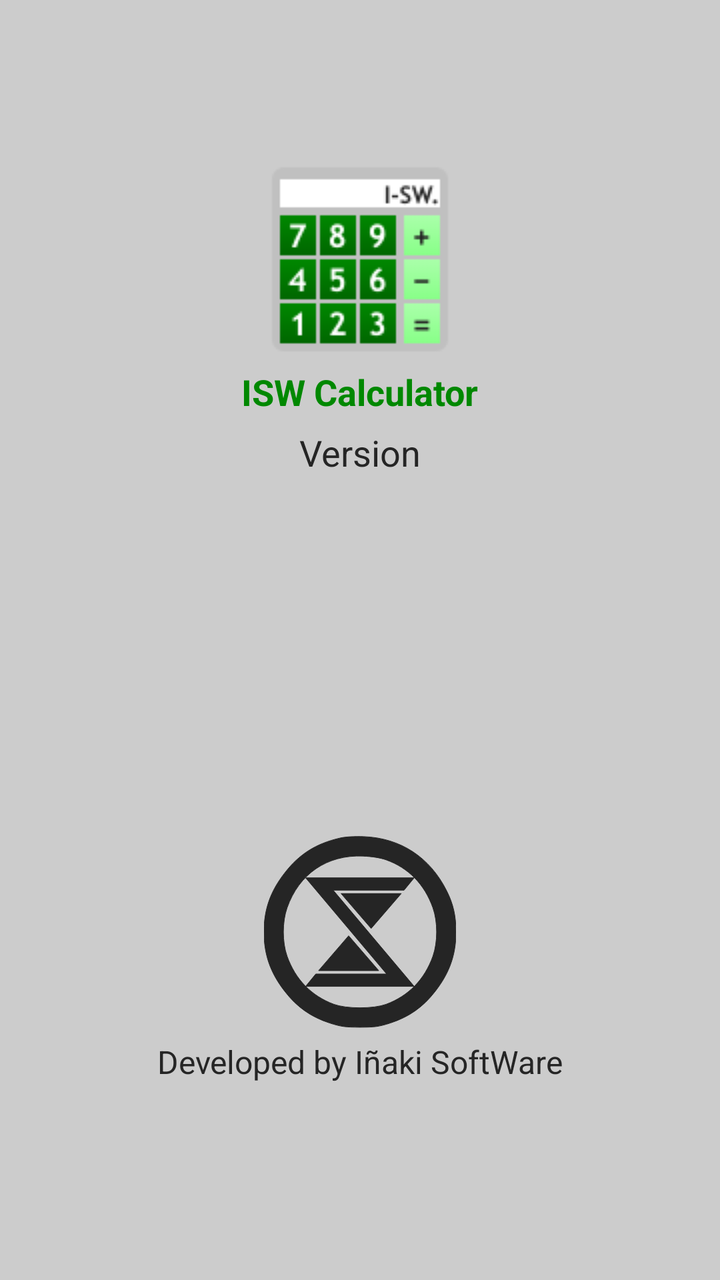
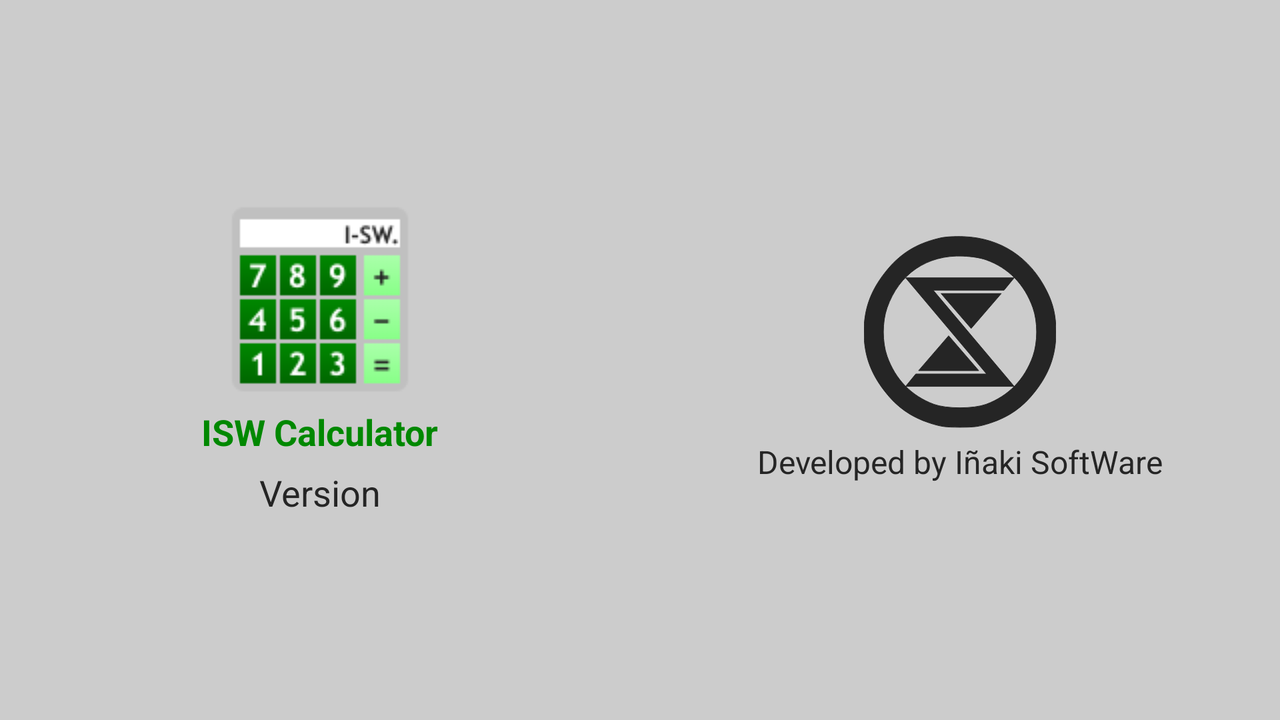

First picture: res/layout/ on a phone held upright. Second picture: the repository's own variant of that layout, on a device whose configuration matches the variant's folder. Source for both follows.
<!-- AndroidManifest.xml: application theme AppTheme -->
<!-- res/layout/activity_about.xml -->
<?xml version="1.0" encoding="utf-8"?>
<LinearLayout xmlns:android="http://schemas.android.com/apk/res/android"
    xmlns:tools="http://schemas.android.com/tools"
    android:layout_width="match_parent"
    android:layout_height="match_parent"
    android:orientation="vertical"
    android:weightSum="2"
    tools:context=".AboutActivity">

    <LinearLayout
        android:layout_width="match_parent"
        android:layout_height="0dp"
        android:layout_weight="1"
        android:gravity="center"
        android:orientation="vertical">

        <ImageView
            android:layout_width="wrap_content"
            android:layout_height="wrap_content"
            android:contentDescription="@string/app_name"
            android:src="@drawable/ic_app" />

        <TextView
            android:layout_width="wrap_content"
            android:layout_height="wrap_content"
            android:layout_marginTop="@dimen/activity_vertical_margin"
            android:text="@string/app_name"
            android:textColor="@color/colorPrimary"
            android:textSize="@dimen/about_app"
            android:textStyle="bold" />

        <TextView
            android:id="@+id/app_version"
            android:layout_width="wrap_content"
            android:layout_height="wrap_content"
            android:layout_marginTop="@dimen/activity_vertical_margin"
            android:text="@string/version"
            android:textColor="@color/colorTextViewAboutText"
            android:textSize="@dimen/about_app" />

    </LinearLayout>

    <LinearLayout
        android:layout_width="match_parent"
        android:layout_height="0dp"
        android:layout_weight="1"
        android:gravity="center"
        android:orientation="vertical">

        <ImageView
            android:layout_width="@dimen/about_icon_size"
            android:layout_height="@dimen/about_icon_size"
            android:contentDescription="@string/app_name"
            android:src="@drawable/ic_isw" />

        <TextView
            android:layout_width="wrap_content"
            android:layout_height="wrap_content"
            android:layout_marginTop="@dimen/activity_vertical_margin"
            android:text="@string/developer"
            android:textColor="@color/colorTextViewAboutText"
            android:textSize="@dimen/about_developer" />

    </LinearLayout>

</LinearLayout>
<!-- resources referenced by this layout -->
<resources>
  <color name="colorPrimary">#080</color>
  <color name="colorTextViewAboutText">#252525</color>
  <dimen name="about_app">18sp</dimen>
  <dimen name="about_developer">16sp</dimen>
  <dimen name="about_icon_size">96dp</dimen>
  <dimen name="activity_vertical_margin">6dp</dimen>
  <!-- drawable ic_app: png bitmap (drawable, 4376 bytes) -->
  <!-- drawable ic_isw (drawable) -->
  <vector xmlns:android="http://schemas.android.com/apk/res/android"
      android:width="128dp"
      android:height="128dp"
      android:viewportWidth="128"
      android:viewportHeight="128">
      <path
          android:fillColor="#252525"
          android:pathData="M50.5,1.4c-16,3.7 -27,10.7 -36.6,23.1 -9.7,12.4 -13.9,24.5 -13.9,39.5 0,15 4.2,27.1 13.8,39.5 8.2,10.6 17.3,17 30,21.2 7.5,2.4 10.3,2.8 20.2,2.8 9.9,-0 12.7,-0.4 20.2,-2.8 12.7,-4.2 21.8,-10.6 30,-21.2 9.6,-12.4 13.8,-24.5 13.8,-39.5 0,-10.6 -1.8,-18.7 -6.2,-27.4 -11.1,-22.4 -30.8,-35.3 -55.3,-36.2 -6.3,-0.2 -12.2,0.1 -16,1zM81.4,15.9c14.9,5.3 25.7,16.4 31.2,32 3.3,9.3 3.3,22.9 0,32.2 -5.5,15.5 -16.2,26.5 -31.2,32.1 -8.5,3.1 -26.3,3.1 -34.8,-0 -15,-5.6 -25.7,-16.6 -31.2,-32.1 -3.3,-9.3 -3.3,-22.9 0,-32.2 8,-22.7 26.7,-35.5 50.6,-34.5 6.2,0.3 11.5,1.1 15.4,2.5z"
          android:strokeColor="#252525" />
      <path
          android:fillColor="#252525"
          android:pathData="M27.75,27.875 L81.75,92L34.5,92l-6.75,8.25L100.125,100.25L46.125,36.125L93.375,36.125L100.125,27.875Z"
          android:strokeColor="#252525" />
      <path
          android:fillColor="#252525"
          android:pathData="m51.375,38.375 l20.063,23.25 20.062,-23.25z"
          android:strokeColor="#252525" />
      <path
          android:fillColor="#252525"
          android:pathData="m36.375,89.75l40.125,-0l-20.063,-23.25z"
          android:strokeColor="#252525" />
  </vector>
  <string name="app_name">ISW Calculator</string>
  <string name="developer">Developed by Iñaki SoftWare</string>
  <string name="version">Version</string>
  <!-- from res/values-v21/ -->
  <style name="AppTheme" parent="Theme.AppCompat.DayNight">
          
          <item name="colorPrimary">@color/colorPrimary</item>
          <item name="colorPrimaryDark">@color/colorPrimaryDark</item>
          <item name="colorAccent">@color/colorAccent</item>
          <item name="android:colorBackground">@color/colorBackground</item>
          <item name="android:itemBackground">#252525</item>
          <item name="android:textColorPrimary">#FFF</item>
          <item name="android:navigationBarColor">@color/colorPrimaryDark</item>
      </style>
  <color name="colorPrimaryDark">#070</color>
  <color name="colorAccent">#AFA</color>
  <color name="colorBackground">#CCC</color>
</resources>
<!-- res/layout-land/activity_about.xml (the repository's variant of the layout above) -->
<!-- drawn on the phone turned sideways -->
<?xml version="1.0" encoding="utf-8"?>
<LinearLayout xmlns:android="http://schemas.android.com/apk/res/android"
    xmlns:tools="http://schemas.android.com/tools"
    android:layout_width="match_parent"
    android:layout_height="match_parent"
    android:baselineAligned="false"
    android:orientation="horizontal"
    android:weightSum="2"
    tools:context=".AboutActivity">

    <LinearLayout
        android:layout_width="0dp"
        android:layout_height="match_parent"
        android:layout_weight="1"
        android:gravity="center"
        android:orientation="vertical">

        <ImageView
            android:layout_width="@dimen/about_icon_size"
            android:layout_height="@dimen/about_icon_size"
            android:contentDescription="@string/app_name"
            android:src="@drawable/ic_app" />

        <TextView
            android:layout_width="wrap_content"
            android:layout_height="wrap_content"
            android:layout_marginTop="@dimen/activity_vertical_margin"
            android:text="@string/app_name"
            android:textColor="@color/colorPrimary"
            android:textSize="@dimen/about_app"
            android:textStyle="bold" />

        <TextView
            android:id="@+id/app_version"
            android:layout_width="wrap_content"
            android:layout_height="wrap_content"
            android:layout_marginTop="@dimen/activity_vertical_margin"
            android:text="@string/version"
            android:textColor="@color/colorTextViewAboutText"
            android:textSize="@dimen/about_app" />

    </LinearLayout>

    <LinearLayout
        android:layout_width="0dp"
        android:layout_height="match_parent"
        android:layout_weight="1"
        android:gravity="center"
        android:orientation="vertical">

        <ImageView
            android:layout_width="@dimen/about_icon_size"
            android:layout_height="@dimen/about_icon_size"
            android:contentDescription="@string/app_name"
            android:src="@drawable/ic_isw" />

        <TextView
            android:layout_width="wrap_content"
            android:layout_height="wrap_content"
            android:layout_marginTop="@dimen/activity_vertical_margin"
            android:text="@string/developer"
            android:textColor="@color/colorTextViewAboutText"
            android:textSize="@dimen/about_developer" />

    </LinearLayout>

</LinearLayout>
